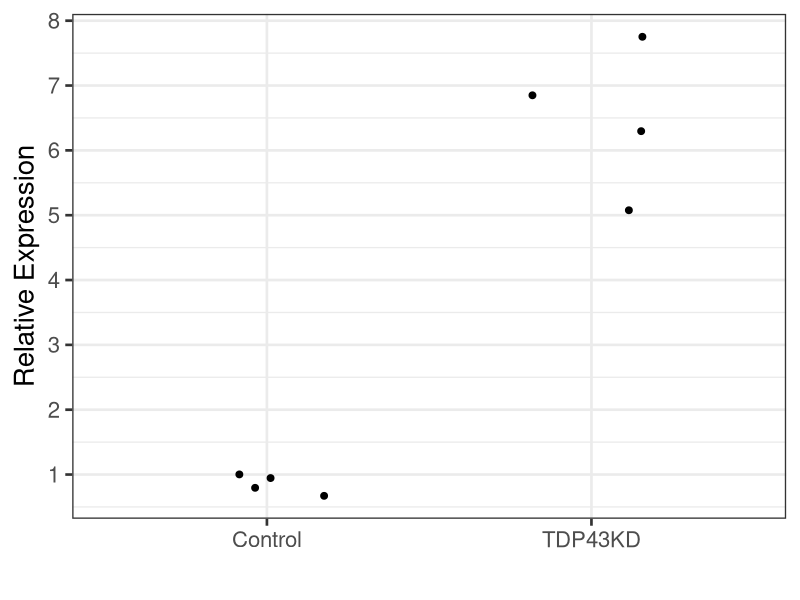
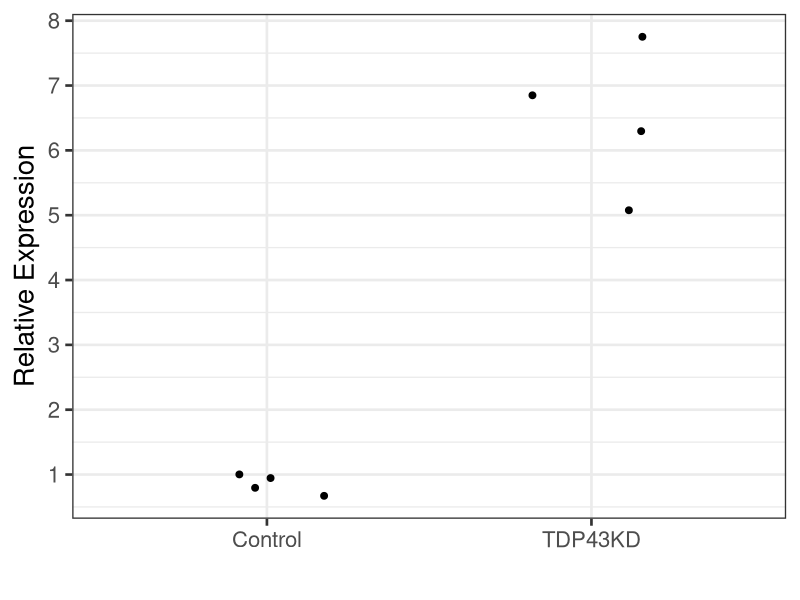

These figures' R source, in order:
library(tidyverse)
# library(ggpubr)

# read in Halo-TDP quantification
df <- read_csv("data/2023_12_17_elk1_quantification_relative_normalised.csv")

# convert conditions in to single column
df <- df %>%
  pivot_longer(cols = -sample, names_to = "condition", values_to = "rel_expr") %>%
  # rename TDPKD to TDP43KD for consistency with current FISH plots
  mutate(plot_condition = if_else(condition == "TDPKD", "TDP43KD", "Control"))

rel_exp_scatter <- df %>%
  ggplot(aes(x = plot_condition, y = rel_expr)) +
  geom_point(position = position_jitter(width = 0.2, seed = 123), size = 2) +
  scale_y_continuous(breaks = seq(0,8,1)) +
  theme_bw(base_size = 20) +
  labs(x = "",
       y = "Relative Expression")
  
if (!dir.exists("processed/")) {dir.create("processed")}

ggsave("2023-12-19_i3n_tdp_halo_elk1_wb_scatter.png",
       plot = rel_exp_scatter,
       path = "processed/",
       device = "png",
       units = "in",
       height = 8,
       width = 8,
       dpi = "retina")

ggsave("2023-12-19_i3n_tdp_halo_elk1_wb_scatter.svg",
       plot = rel_exp_scatter,
       path = "processed/",
       device = svg,
       units = "in",
       height = 4,
       width = 4,
       dpi = "retina")



